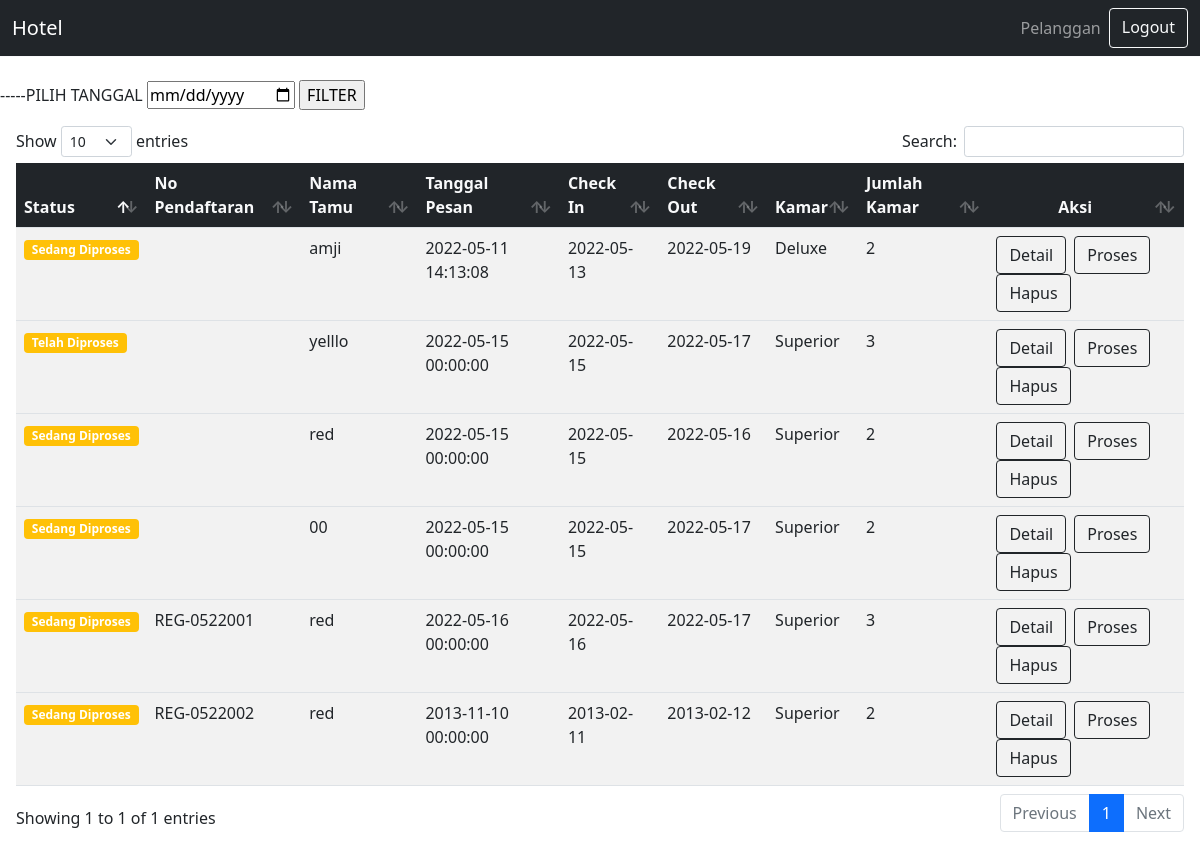
Page /resepsionis/pelanggan.php (signed in) on the earlier database version.
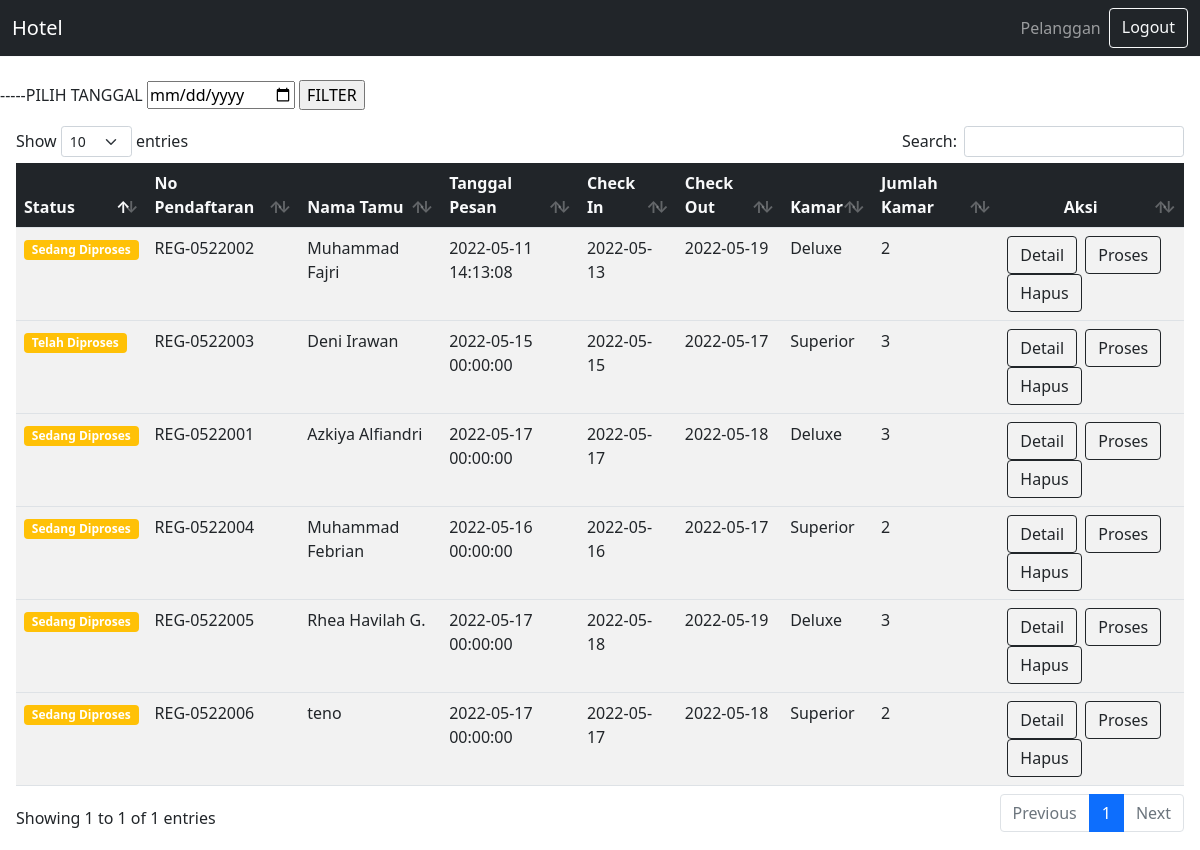
Same page on the later database version.
### tables this page shows
CREATE TABLE `pelanggan` (
  `id` int(11) NOT NULL,
  `no_reg` varchar(50) NOT NULL,
  `nama_pemesan` varchar(50) NOT NULL,
  `email` varchar(50) NOT NULL,
  `hp` varchar(12) NOT NULL,
  `nama_tamu` varchar(50) NOT NULL,
  `tgl_pesan` datetime NOT NULL,
  `checkin` date NOT NULL,
  `checkout` date NOT NULL,
  `jml_kamar` int(2) NOT NULL,
  `status` enum('Sedang Diproses','Telah Diproses') NOT NULL,
  `id_kamar` int(11) NOT NULL
);

CREATE TABLE `kamar` (
  `id_kamar` int(11) NOT NULL,
  `nama_kamar` varchar(50) NOT NULL,
  `total_kamar` int(5) NOT NULL
);

### resepsionis/pelanggan.php (the view, shortened to what this page needs)
<?php
$conn = mysqli_connect("localhost", "root", "", "hotel-hebat");
?>
<!DOCTYPE html>
<html lang="en">
<head>
  <link rel="stylesheet" href="../vendor/bootstrap.min.css">
  <link rel="stylesheet" href="../vendor/dataTables.bootstrap5.min.css">
</head>
<body style="margin-top: 80px;">
  <?php
  include './navbar.php'
  ?>
<form method="get">
			<label>-----PILIH TANGGAL</label>
			<input type="date" name="tanggal">
			<input type="submit" value="FILTER">
		</form>
  <div class="container-fluid card-body">
    <table id="pelanggan" class="table table-striped" style="width:100%">
      <thead class="bg-dark text-light">
        <tr>
          <th>Status</th>
          <th>No Pendaftaran</th>
          <th>Nama Tamu</th>
          <th>Tanggal Pesan</th>
          <th>Check In</th>
          <th>Check Out</th>
          <th>Kamar</th>
          <th>Jumlah Kamar</th>
          <th class="text-center">Aksi</th>
        </tr>
      </thead>
      <?php
			if(isset($_GET['tanggal'])){
				$tgl = $_GET['tanggal'];
				$resultPelanggan = mysqli_query($conn,"select * from pelanggan,kamar WHERE checkin='$tgl' AND pelanggan.id_kamar = kamar.id_kamar");
			}elseif(isset($_GET['nama_tamu'])){
        $nm = $_GET['nama_tamu'];
        $resultPelanggan = mysqli_query($conn, "select * from pelanggan,kamar WHERE nama_tamu='$nm' AND pelanggan.id_kamar = kamar.id_kamar");
      }else{
        $resultPelanggan = mysqli_query($conn, "SELECT * FROM pelanggan,kamar WHERE pelanggan.id_kamar = kamar.id_kamar");
      }
			while($rowPelanggan = mysqli_fetch_array($resultPelanggan)){
        ?>
      <tbody>
      <tr>
            <td><span class="badge bg-warning"><?= $rowPelanggan['status']; ?></span></td>
            <td><?= $rowPelanggan['no_reg']; ?></td>
            <td><?= $rowPelanggan['nama_tamu']; ?></td>
            <td><?= $rowPelanggan['tgl_pesan']; ?></td>
            <td><?= $rowPelanggan['checkin']; ?></td>
            <td><?= $rowPelanggan['checkout']; ?></td>
            <td><?= $rowPelanggan['nama_kamar']; ?></td>
            <td><?= $rowPelanggan['jml_kamar']; ?></td>
            <td>
              <a href="detail.php?id=<?= $rowPelanggan['id']; ?>" class="btn btn-outline-dark">Detail</a>
              <a href="proses.php?id=<?= $rowPelanggan['id']; ?>" class="btn btn-outline-dark mx-1">Proses</a>
              <a href="hapus.php?id=<?= $rowPelanggan['id']; ?>" class="btn btn-outline-dark">Hapus</a>
            </td>
          </tr>
      </tbody>
      <?php  } ?>
    </table>
  </div>
</body>
</html>

Differences in the rows shown:
removed pelanggan: status "Sedang Diproses", nama_tamu "red", tgl_pesan "2022-05-15 00:00:00", checkin "2022-05-15", checkout "2022-05-16", id_kamar.nama_kamar "Superior", jml_kamar "2"
removed pelanggan: status "Sedang Diproses", nama_tamu "00", tgl_pesan "2022-05-15 00:00:00", checkin "2022-05-15", checkout "2022-05-17", id_kamar.nama_kamar "Superior", jml_kamar "2"
removed pelanggan: status "Sedang Diproses", no_reg "REG-0522001", nama_tamu "red", tgl_pesan "2022-05-16 00:00:00", checkin "2022-05-16", checkout "2022-05-17", id_kamar.nama_kamar "Superior", jml_kamar "3"
removed pelanggan: status "Sedang Diproses", no_reg "REG-0522002", nama_tamu "red", tgl_pesan "2013-11-10 00:00:00", checkin "2013-02-11", checkout "2013-02-12", id_kamar.nama_kamar "Superior", jml_kamar "2"
changed pelanggan: no_reg (not shown) → "REG-0522002"; nama_tamu "amji" → "Muhammad Fajri"
changed pelanggan "Telah Diproses": no_reg (not shown) → "REG-0522003"; nama_tamu "yelllo" → "Deni Irawan"
added pelanggan: status "Sedang Diproses", no_reg "REG-0522001", nama_tamu "Azkiya Alfiandri", tgl_pesan "2022-05-17 00:00:00", checkin "2022-05-17", checkout "2022-05-18", id_kamar.nama_kamar "Deluxe", jml_kamar "3"
added pelanggan: status "Sedang Diproses", no_reg "REG-0522004", nama_tamu "Muhammad Febrian", tgl_pesan "2022-05-16 00:00:00", checkin "2022-05-16", checkout "2022-05-17", id_kamar.nama_kamar "Superior", jml_kamar "2"
added pelanggan: status "Sedang Diproses", no_reg "REG-0522005", nama_tamu "Rhea Havilah G.", tgl_pesan "2022-05-17 00:00:00", checkin "2022-05-18", checkout "2022-05-19", id_kamar.nama_kamar "Deluxe", jml_kamar "3"
added pelanggan: status "Sedang Diproses", no_reg "REG-0522006", nama_tamu "teno", tgl_pesan "2022-05-17 00:00:00", checkin "2022-05-17", checkout "2022-05-18", id_kamar.nama_kamar "Superior", jml_kamar "2"
